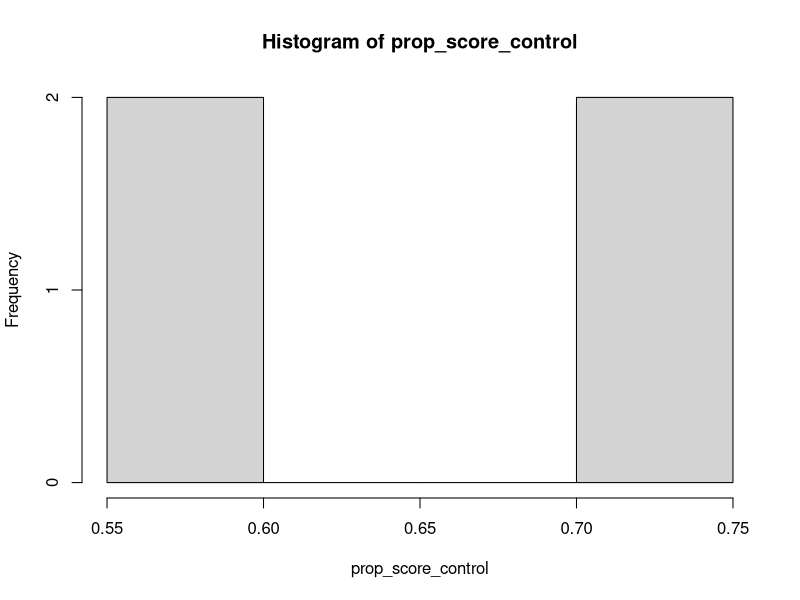
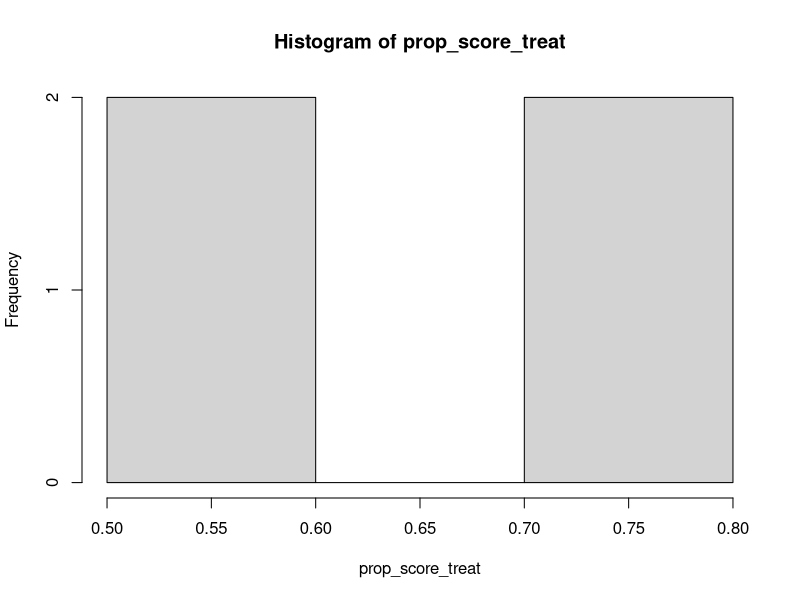
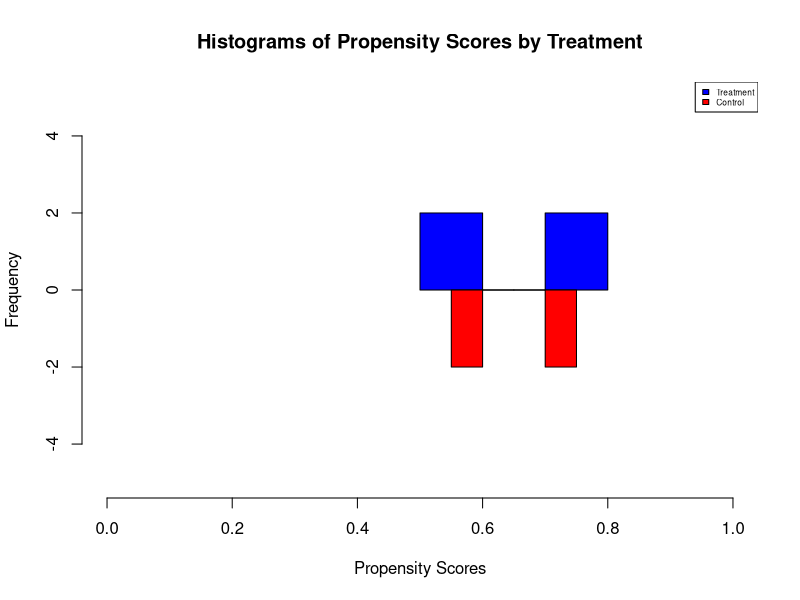
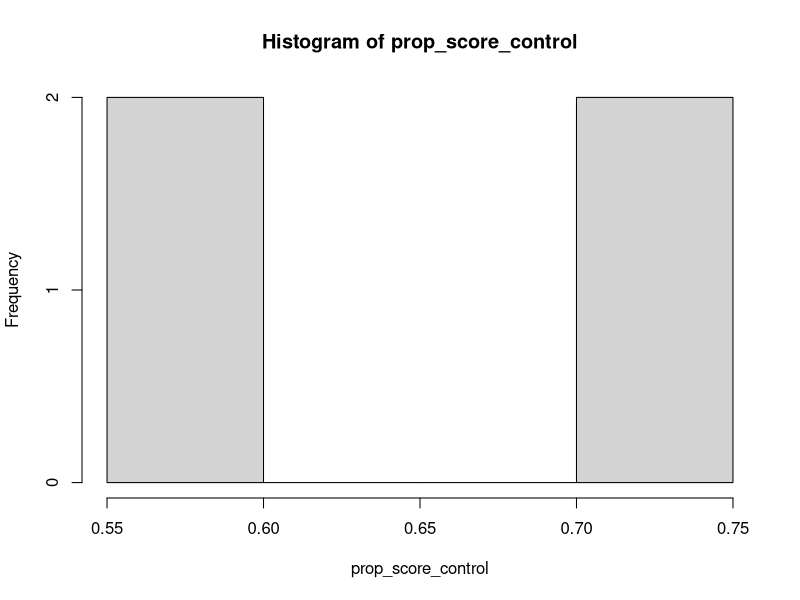
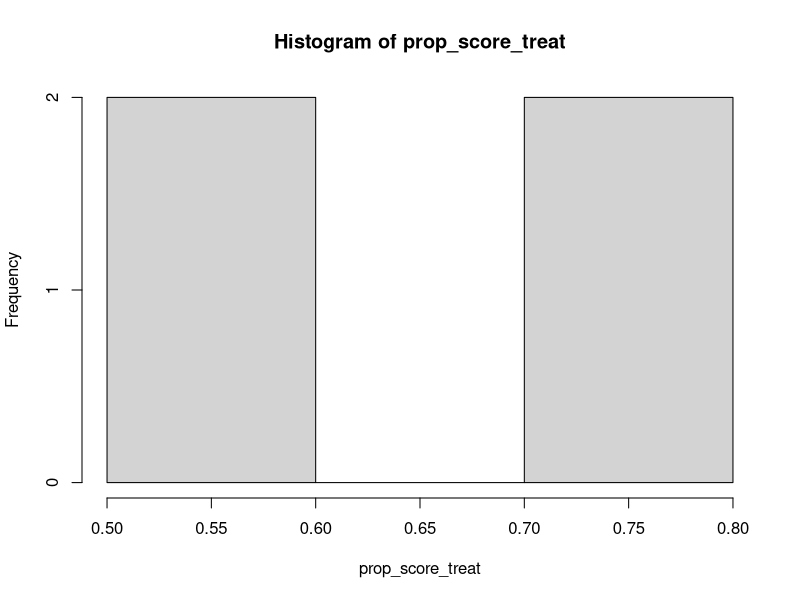
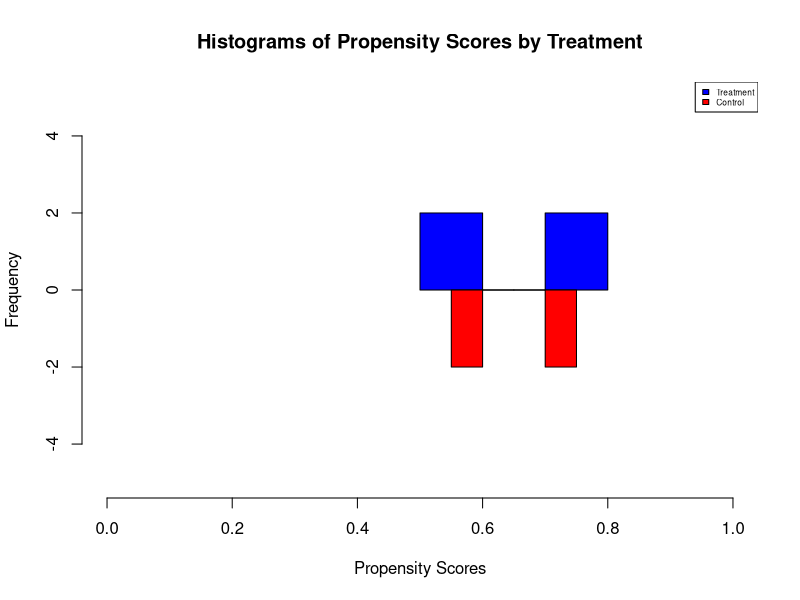

Source code (R) for these figures, in order:
## ---- chunk 1
# Test example:
 A <- c(1, 1, 1, 1, 0, 0, 0, 0, 0)
 mrate <- c(11, 14, 24, 20, 26, 20, 3, 7, 8)
 hcover =c(0.06,0.07,0.06,0.07,0.07,0.06, 0.02,0.02,0.01)
 pcdocs =c(0.02, 0.01,0.02,0.01,0.02,0.01,0.04,0.04,0.05)
 M = data.frame(A,mrate,hcover,pcdocs)
 
propscorematch <- function(data, formula, y) {
  # create model
  model <- glm(formula, data = data, family = binomial(link = "logit"))
  # propensity scores
  prop_score <- model$fitted
  # dataframe
  df <- cbind(data, prop_score)
  # initialize match and controls
  matches <- list()
  controls <- which(y == 0)
  
  # find matches with greedy rule
  for (i in which(y == 1)) {
    prop_diff <- abs(prop_score[i] - df$prop_score[controls])
    greed <- controls[which.min(prop_diff)]
    matches[[i]] <- c(i, greed)
    controls <- which(y == 0) # allows for repeat
    controls <- controls[-which(controls == greed)]
  }
  return(list(Match.pairs = matches, Propensity = prop_score))
}

# Test example:
result_a = propscorematch(data = M, formula = A ~ hcover + pcdocs, y = M$A)
print(result_a$Match.pairs)
print(result_a$Propensity)
## ---- chunk 2
# input paramater response has to be a vector
calculate_ate <- function(response, match_pairs) {
  # Split treatment and control groups using match pairs list
  treatment_row <- sapply(match_pairs, function(x) x[1])
  control_row <- sapply(match_pairs, function(x) x[2])
  treatment_group <- response[unlist(treatment_row)]
  control_group <- response[unlist(control_row)]
  
  # Calculate the average treatment effect (ATE)
  ate <- mean(treatment_group) - mean(control_group)
  
  # Standard error for ATE
  n <- length(match_pairs)
  n_treatment <- length(treatment_group)
  n_control <- length(control_group)
  sd <- sqrt(var(treatment_group) / n_treatment + var(control_group) / n_control)
  standard_error <- sd / sqrt(n)
  
  # Statistic scores
  t_stat <- ate / standard_error
  df <- n - 1
  p_value <- 2 * pt(-abs(t_stat), df)
  
  # Return the results
  return(list(ATE = ate, Sd.Error = standard_error, t.stat = t_stat, p.value = p_value))
}

# Test example:
match = propscorematch(data = M, formula = A ~ hcover + pcdocs, y = M$A)$Match.pairs
result_b = calculate_ate(M$mrate, match)
print(result_b$ATE)
print(result_b$Sd.Error)
print(result_b$t.stat)
print(result_b$p.value)

## ---- chunk 3
# Generate Histogram and Calculate SMD for quality of matching
quality_plots_smd <- function(data, match_pairs, prop_scores, var_col)
{
  # Split treatment and control groups using match pairs list
  treatment_row <- sapply(match_pairs, function(x) x[1])
  control_row <- sapply(match_pairs, function(x) x[2])
  
  # Find propensity scores for different groups
  prop_score_control <- prop_scores[unlist(control_row)]
  prop_score_treat <- prop_scores[unlist(treatment_row)]
  
  # Make paired histogram for the two groups
  hist_prop_score_control <- hist(prop_score_control)
  hist_prop_score_treat <- hist(prop_score_treat)
  hist_prop_score_control$counts <- -hist_prop_score_control$counts
  plot(hist_prop_score_treat, xlim=c(0,1), ylim=c(-5,5),
       main="Histograms of Propensity Scores by Treatment",
       xlab="Propensity Scores", col="blue")
  lines(hist_prop_score_control, col="red")
  legend("topright", c("Treatment", "Control"), fill=c("blue", "red"), cex=0.5)
  
  # Split variable of interest based on groups
  var_control <- data[, var_col][unlist(control_row)]
  var_treat <- data[, var_col][unlist(treatment_row)]
  
  # Calculate and return SMD based on variable values
  numer <- abs(mean(var_treat) - mean(var_control))
  denom <- sqrt((sd(var_treat)^2 + sd(var_control)^2)/2)
  smd <- numer/denom
  return(smd)
}
# Test example:
match = propscorematch(data = M, formula = A ~ hcover + pcdocs, y = M$A)$Match.pairs
prop = propscorematch(data = M, formula = A ~ hcover + pcdocs, y = M$A)$Propensity
example_mrate <- quality_plots_smd(M, match, prop, 2)
print(example_mrate)
## ---- chunk 4
# Combining into one mega R function
propensity_score_match <- function(data, formula, treatment_col, response_col) {
  match = propscorematch(data, formula, y = data[treatment_col])$Match.pairs
  prop_score = propscorematch(data, formula, y = data[treatment_col])$Propensity
  ate_scores = calculate_ate(data[,response_col], match)
  smd = quality_plots_smd(data, match, prop_score, response_col)
  return(list(Matching.pairs = match, Propensity = prop_score, ATE.scores = ate_scores, SMD = smd))
}

# Test example:
A = c(1, 1, 1, 1, 0, 0, 0, 0, 0)
mrate = c(11, 14, 24, 20, 26, 20, 3, 7, 8)
hcover = c(0.06,0.07,0.06,0.07,0.07,0.06, 0.02,0.02,0.01)
pcdocs = c(0.02, 0.01,0.02,0.01,0.02,0.01,0.04,0.04,0.05)
M = data.frame(A,mrate,hcover,pcdocs)
fin_result = propensity_score_match(data=M, formula=A ~ hcover + pcdocs, treatment_col = 1, response_col = 2)
print(fin_result$Matching.pairs)
print(fin_result$Propensity)
print(fin_result$ATE.scores)
print(fin_result$SMD)
